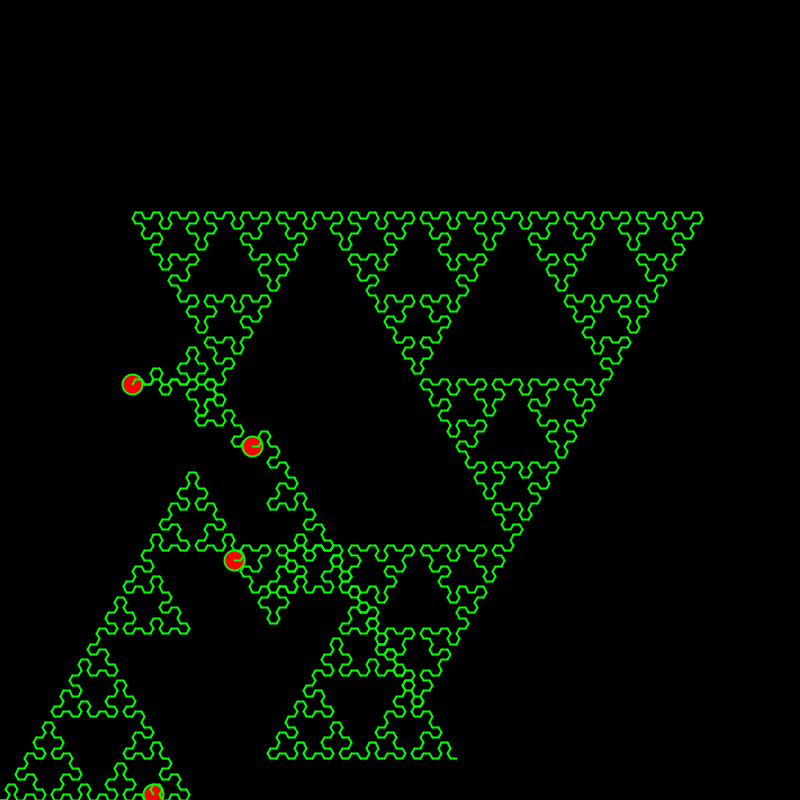
Frame 1 (no input)
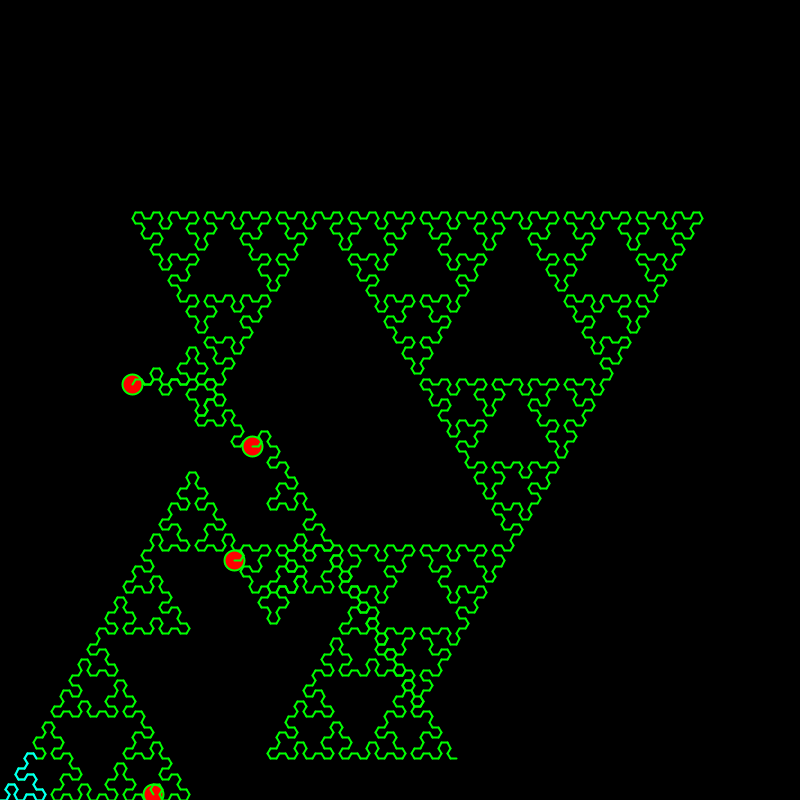
Frame 60 (the mouse pressed at the canvas centre just before this capture)
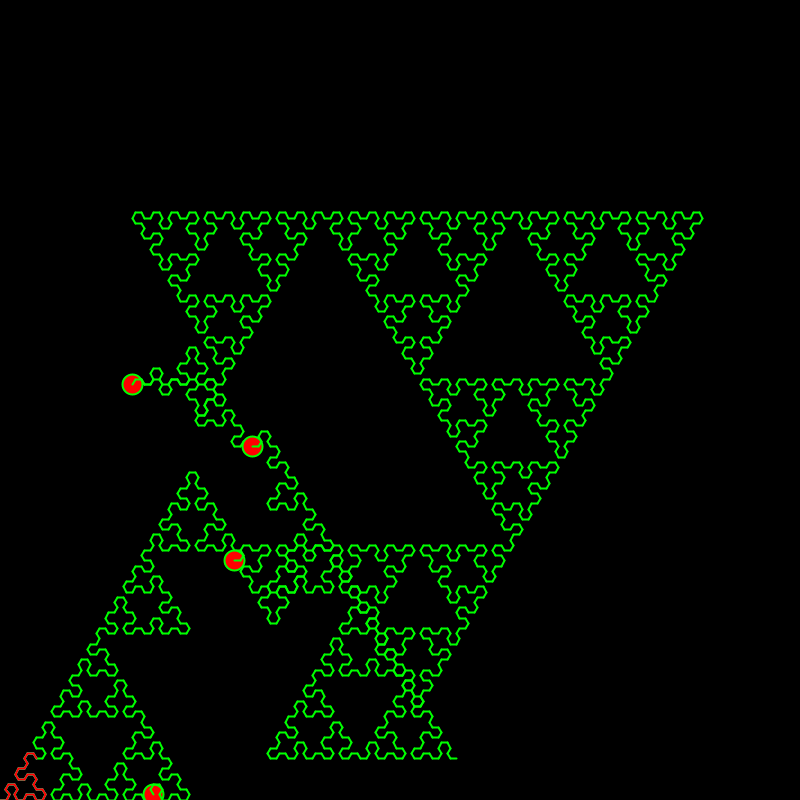
Frame 120 (the mouse held since frame 60 and released just before this capture)

The Processing sketch that drew these frames (run headless with seeded random() and noise(); from frame 60 on, the mouse is pressed at the canvas centre):

// Processing sketch: arrowheadTurtleMutation2
// ── arrowheadTurtleMutation2.pde
// simple turtle
// the turtles name is greg he is a pvector that is updated in
// mutation is in expression. plotted

float intheta =0;//turtle's theta
PVector greg;


String code = "x";
float ln = 6;

int index=0;
void setup() {
  size(800, 800);
  //fullScreen();
  background(0);
  stroke(0, 255, 0);
  strokeWeight(2);
  greg = new PVector(0, height);
 // make the code
  for (int i =0; i<7; i++) {
    ruleSub();
  }
  println(code.length());
  plotCodeMut();
  println(code.length());
  greg.x = 0;
  greg.y = height;
  intheta =0;
  stroke(0,255,255);
}

// simple turtle functions forward() right() left()
void forward(float amt) {

  float x2 = greg.x +amt *cos(radians(intheta));
  float y2 = greg.y +amt *sin(radians(intheta));
 
  line(greg.x, greg.y, x2, y2);
  // set the x and y to new position
  greg.x = x2;
  greg.y = y2;
}

void right(float deg) {
  intheta += deg;
  intheta = intheta%360;
}

void left(float deg) {
  intheta -= deg;
  intheta = intheta%360;
}


void ruleSub() {
  String result = "";
  for (int i =0; i<code.length(); i++) {
    if (code.charAt(i) == 'x') {      // must use char at cant uses code[i]
      result += "y+x+y";
    } else if (code.charAt(i) == 'y') {
      result += "x-y-x";
    } else {
      result += code.charAt(i);
    }
  }
  code = result;
}

void plotCode() {
  for (int i =0; i<code.length(); i++) {
   // println(i);
    char op = code.charAt(i);
    switch(op) {
    case 'x':
      forward(ln);
      break;
    case 'y':
      forward(ln);
      break;
    case '+':
      left(60);
      break;
    case '-':
      right(60);
      break;
    default:
      println("None");   // don't match the switch parameter
      break;
    }
  }
}

void plotCodeMut() {
  char op;
  for (int i =0; i<code.length(); i++) {
    if( floor(random(1000)) == 1){
     println("mutation!!!");
     fill(255,0,0);
     ellipse(greg.x,greg.y,20,20);
     op = '+';
    }else{
    op = code.charAt(i);
    }
    switch(op) {
    case 'x':
      forward(ln);
      break;
    case 'y':
      forward(ln);
      break;
    case '+':
      left(60);
      break;
    case '-':
      right(60);
      break;
    default:
      println("None");   // don't match the switch parameter
      break;
    }
  }
}

void animateCode(int index) {
   
    char op = code.charAt(index);
    switch(op) {
    case 'x':
      forward(ln);
      break;
    case 'y':
      forward(ln);
      break;
    case '+':
      left(60);
      break;
    case '-':
      right(60);
      break;
    default:
      println("None");   // don't match the switch parameter
      break;
    }
  
}
void draw() {
  //stroke(255,0,0);
  animateCode(index);
  index++;
  
  if (index >code.length()-1){
   background(0);
   index=0;
   greg.x =0;
   greg.y =height;
   intheta=0;
   stroke(random(255),random(255),random(255));
    
  }
   
  
}


void mousePressed(){
  
  // clear and draw with mutation
  background(0);
  stroke(0,255,0);
   index=0;
   greg.x =0;
   greg.y =height;
   intheta=0;
   plotCodeMut();
   // reset turtle position
   stroke(0,255,0);
   index=0;
   greg.x =0;
   greg.y =height;
   intheta=0;
   stroke(255,0,0);
  
}
